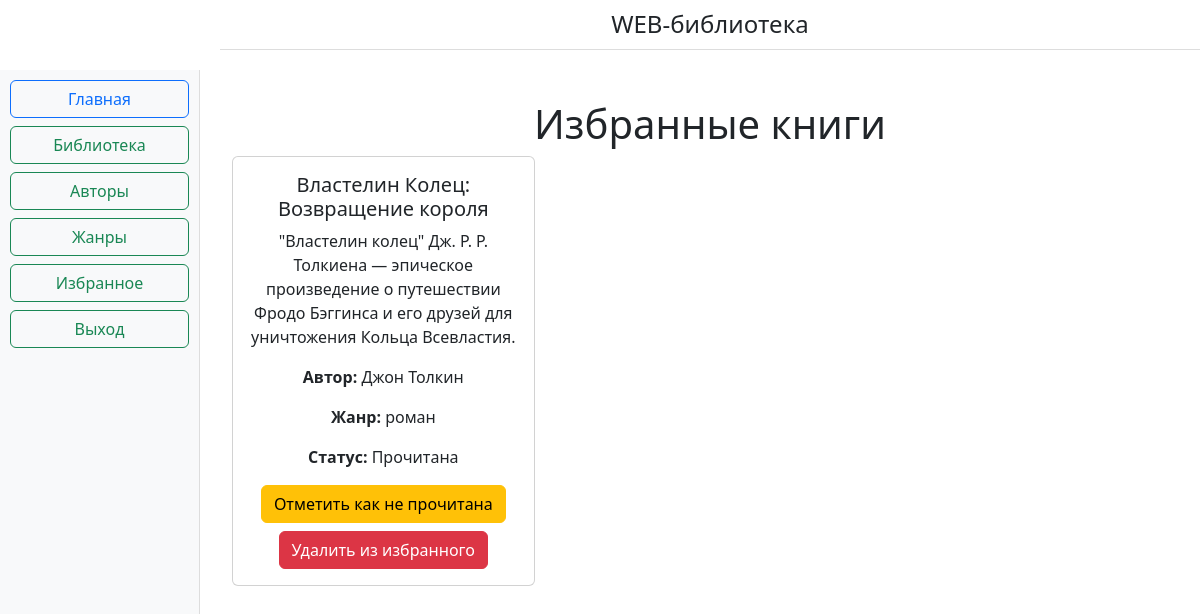
Screenshot of /book/favorites (signed in) with the database file from the repository.
### app/models/book.py (models this page shows)
class Book(Base):  # модель Book, наследованная от ранее написанного Base
    __tablename__ = 'books'
    __table_args__ = {'extend_existing': True}
    id = Column(Integer, primary_key=True, index=True)
    title = Column(String)
    description = Column(String)
    author = Column(String)
    genre = Column(String)
    user_books = relationship('UserBook',  back_populates='book')
    users = relationship('User', secondary='user_book', back_populates='books')

### app/routers/book.py (the view)
@router.get('/favorites')
async def favorite(request: Request, db: Annotated[Session, Depends(get_db)], user: User = Depends(get_current_user)):
    user_books = db.query(Book).join(UserBook).filter(UserBook.user_id == user.id).all()
    read_books = [user_book.book.id for user_book in
                  db.query(UserBook).filter_by(user_id=user.id, is_read=True)]
    return templates.TemplateResponse('favorites.html', {'request': request, 'books': user_books,
                                                         'username': user.username, 'read_books': read_books})

### app/templates/favorites.html (shortened to what this page needs)
{% extends 'base.html' %}
{% block header %}
    {{ super() }}
{% endblock %}
{% block navigation %}
    {{ super() }}
{% endblock %}
{% block content %}
<h1 class="text-center">Избранные книги</h1>
<div class="container">
    <div class="row">
        {% for book in books %}
            <div class="col-md-4 mb-4">
                <div class="card">
                    <div class="card-body">
                        <h5 class="card-title">{{ book.title }}</h5>
                        <p class="card-text">{{ book.description }}</p>
                        <p><strong>Автор:</strong> {{ book.author }}</p>
                        <p><strong>Жанр:</strong> {{ book.genre }}</p>
                        <p><strong>Статус:</strong> {{ 'Прочитана' if book.id in read_books else 'Не прочитана' }}</p>
                        <div class="text-center">
                            <form action="/book/update_book_status/{{ book.id }}" method="post">
                                <button type="submit" class="btn btn-warning mb-2">
                                    {{ 'Отметить как не прочитана' if book.id in read_books else 'Отметить как прочитана' }}
                                </button>
                            </form>
                            <a href="/book/delete_favorite/{{ book.id }}" class="btn btn-danger">Удалить из избранного</a>
                        </div>
                    </div>
                </div>
            </div>
        {% endfor %}
    </div>
</div>
{% endblock %}

### rows the page displays
Book: title "Властелин Колец: Возвращение короля", description "\"Властелин колец\" Дж. Р. Р. Толкиена — эпическое произведение о путешествии Фродо Бэггинса и его друзей для уничтожения Кольца Всевластия.", author "Джон Толкин", genre "роман", id "Прочитана", id "Отметить как не прочитана"
